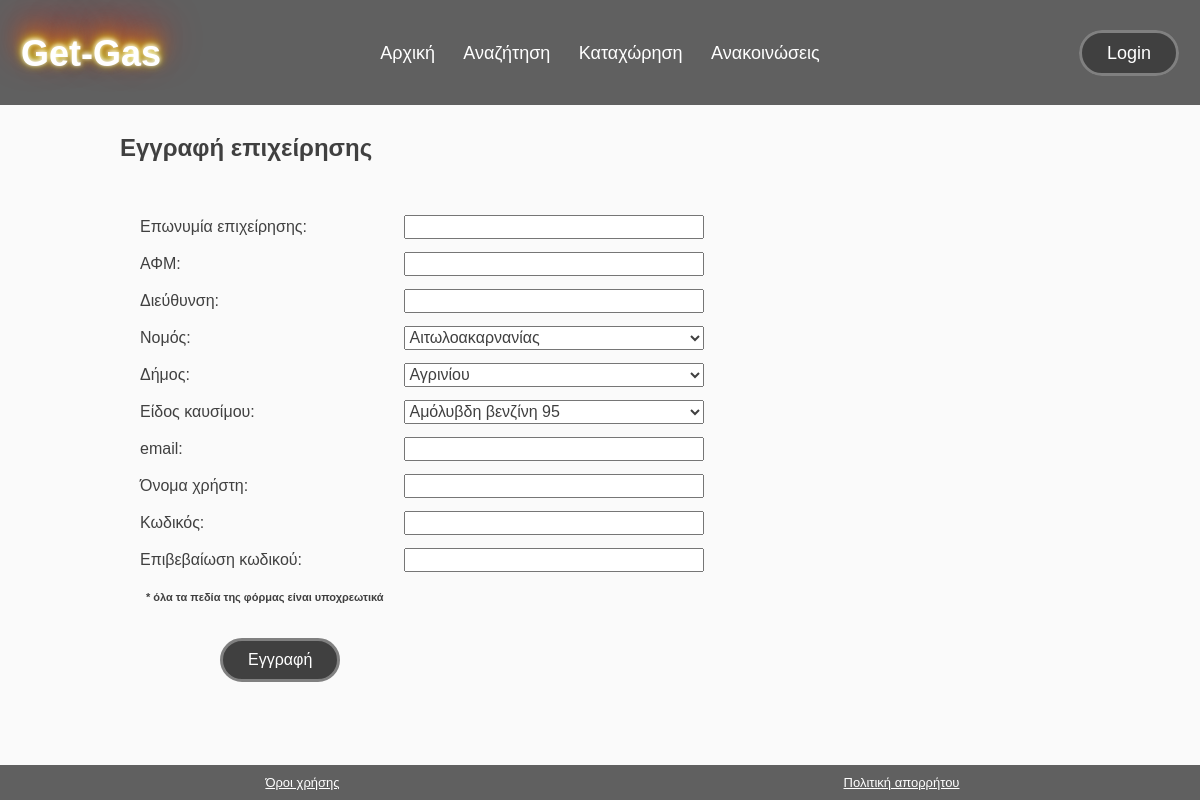
Screenshot of /register with the database file from the repository.
### tables this page shows
CREATE TABLE IF NOT EXISTS `menu` (
  `id_menu` int NOT NULL AUTO_INCREMENT,
  `title_menu` varchar(255) DEFAULT NULL,
  `controller_menu` varchar(255) DEFAULT NULL,
  `menu_access` int NOT NULL,
  PRIMARY KEY (`id_menu`)
);

### app/Core/App.php (called while the page is built, shortened)
<?php
    class App{
        private $method = 'index';
        public function __construct()
        {
            $url = $this->splitURL();
            $filename = "../app/Controllers/" . ucfirst($url[0]) . ".php";
            if (file_exists($filename)){
                unset($url[0]);
            }else {
                $this->controller = "_404";
                require "../app/Controllers/_404.php";
            }
            $controller = new $this->controller;
            call_user_func_array([$controller, $this->method], [$url]);
        }
        private function splitURL() {
            if (empty($_GET['url'])) {
                redirect('home');
            }else {
                $url = $_GET['url'];
                return (explode('/', filter_var(trim($url, "/"), FILTER_SANITIZE_URL)));
            }
        }
    }

### public/index.php (called while the page is built, shortened)
<?php
    $app = new App;

### app/Core/Database.php (called while the page is built, shortened)
<?php
    trait Database {
        private $pdo;
        private function connect() {
            if (!$this->pdo) {
                try {
                    $string = "mysql:host=" . DB_HOST . ";dbname=" . DB_NAME;
                    $this->pdo = new PDO($string, DB_USER, DB_PASS);
                    $this->pdo->setAttribute(PDO::ATTR_ERRMODE, PDO::ERRMODE_EXCEPTION);
                } catch (PDOException $e) {
                    throw new Exception("Database connection failed: " . $e->getMessage());
                }
            }
            return $this->pdo;
        }
        public function query($query, $query_data = []) {
            $start_time = microtime(true);
            $con = $this->connect();
            try {
                $stm = $con->prepare($query);
                $check = $stm->execute($query_data);
                $result = $stm->fetchAll(PDO::FETCH_OBJ);
                return $result;
            } catch (PDOException $e) {
                throw new Exception("Query execution failed: " . $e->getMessage());
            } finally {
                $end_time = microtime(true);
                $execution_time = ($end_time - $start_time) * 1000;
                $log_message = $query . " [" . number_format($execution_time, 2) . " ms]";
                error_log($log_message);
            }
        }
    }

### app/Core/Model.php (called while the page is built, shortened)
<?php
    trait Model{
        public function find_all_data_from_db() {
            $query = "SELECT * FROM $this->db_table ORDER BY $this->order_col $this->order_type limit $this->limit offset $this->offset";
            return $this->query($query);
        }
    }

### app/Core/functions.php (called while the page is built, shortened)
<?php
    function check_if_current_page($m) {
        $current_page = basename($_SERVER['REQUEST_URI']);
        return false;
    }

### app/Views/register.view.php (the view, shortened to what this page needs)
<section id="signup-form" class="last-section-before-footer">
    <div class="container">
        <h1>Εγγραφή επιχείρησης</h1>
        <form accept-charset="UTF-8" id="register_form" action="" autocomplete="on" method="POST">
            <div>
                <label for="name">Επωνυμία επιχείρησης:</label>
                <input type="text" name="eponimia_user" required />
            </div>
            <div>
                <label for="afm">ΑΦΜ:</label>
                <input type="number" name="afm_user" id="afm" required />
            </div>
            <div>
                <label for="address">Διεύθυνση:</label>
                <input type="text" name="address_user" required />
            </div>
            <div>
                <label for="signup-location-dropdown">Νομός:</label>
                <select name="nomos_user" class="signup-dropdown">
					<?php for ($i=0; $i<count($data['nomoi']); $i++) : ?>
						<option value="<?=$data['nomoi'][$i]->onomasia_nomou?>"><?=$data['nomoi'][$i]->onomasia_nomou?></option>
					<?php endfor;?>
                </select>
            </div>
            <div>
                <label for="signup-municipality-dropdown">Δήμος:</label>
                <select name="dimos_user" class="signup-dropdown">
					<?php for ($i=0; $i<count($data['dimos']); $i++) : ?>
						<option value="<?=$data['dimos'][$i]->id_kentrou?>"><?=$data['dimos'][$i]->name_dimos?></option>
					<?php endfor;?>
                </select>
            </div>
            <div>
                <label for="signup-fuel-type-dropdown">Είδος καυσίμου:</label>
                <select name="eidos_kausimou" class="signup-dropdown">
					<?php for ($i=0; $i<count($data['kausima']); $i++) : ?>
						<option value="<?=$data['kausima'][$i]->id_kausimou?>"><?=$data['kausima'][$i]->tipos_kausimou?></option>
					<?php endfor;?>
                </select>
            </div>
            <div>
                <label for="email">email:</label>
                <input type="email" name="email_user" required />
            </div>
            <div>
                <label for="username">Όνομα χρήστη:</label>
                <input type="text" name="username_user" required />
            </div>
            <div>
                <label for="password">Κωδικός:</label>
                <input type="password" id="password" name="password_user" required />
            </div>
            <div>
                <label for="confirm-password">Επιβεβαίωση κωδικού:</label>
                <input type="password" id="passwordconfirm" name="confirm-password" required />
            </div>
            <div>
                <p id="note">* όλα τα πεδία της φόρμας είναι υποχρεωτικά</p>
            </div>
            <button type="submit" value="Submit" class="button">Εγγραφή</button>
        </form>
    </div>
</section>

### app/Views/includes/header.php (shortened to what this page needs)
<!DOCTYPE html>
<html>
	<head>
		<link rel="stylesheet" type="text/css" href="<?=ROOT?>/assets/css/style.css">
	</head>
	<body>
		<header id="main-header">
			<table id="logo-nav-login">
				<tbody>
					<tr>
						<td>
							<h1 id="branding"><a href="<?=URL?>home">Get-Gas</a></h1>
						</td>
						<td>
							<nav>
								<ul>
									<?php
										for ($i=0; $i<count($data['menu-items']); $i++) {
											if (check_if_current_page($data['menu-items'][$i]->controller_menu)) : ?>
												<li class="current"><a href="<?=URL?><?=$data['menu-items'][$i]->controller_menu?>"><?=$data['menu-items'][$i]->title_menu?></a></li>
											<?php else :?>
												<li><a href="<?=URL?><?=$data['menu-items'][$i]->controller_menu?>"><?=$data['menu-items'][$i]->title_menu?></a></li>
											<?php endif;?>
										<?php
										}
									?>
								</ul>
							</nav>
						</td>
						<td>
							<?php if (!empty($_SESSION['user_data'])) : ?>
								<span id="login"><a class="button" href="<?=URL?>logout">Logout</a></span>
							<?php else :?>
								<span id="login"><a class="button" href="<?=URL?>login">Login</a></span>
							<?php endif ;?>
						</td>
					</tr>
				</tbody>
			</table>
		</header>

### public/assets/css/style.css (style rules this page uses)
body { background-color: #fafafa; color: #404040; font-family: Arial, Helvetica, sans-serif; font-size: 16px; line-height: 1.6em; margin: 0px; padding: 0px; }
.container { width: 80%; margin: auto; overflow: hidden; }
.button { text-decoration: none; color: white; background-color: #404040; padding: 10px 25px; border: 3px; border-color: gray; border-style: solid; border-radius: 30px; }
.last-section-before-footer { margin-bottom: 60px; }
#main-header { padding-top: 1em; padding-bottom: 0.8em; overflow: hidden; background-color: #606060; color: white; margin-bottom: 10px }
#logo-nav-login { width: 100%; text-align: center; border-collapse: collapse; }
#logo-nav-login tbody td:nth-child(1) { text-align: left; width: 20%; min-width: 164px; }
#logo-nav-login tbody td:nth-child(2) { text-align: center; width: 60%; }
#logo-nav-login tbody td:nth-child(3) { text-align: right; width: 20%; }
#branding { padding-left: 20px; font-size: 36px; text-shadow: 0 -1px 4px #ffffff, 0 -2px 10px #ffff00, 0 -10px 20px #ff8000, 0 -18px 40px #ff0000; }
#branding a { color: white; text-decoration: none; }
#main-header nav ul { margin: 0px; padding: 0px; }
#main-header li { display: inline; padding-left: 12px; padding-right: 12px; }
#main-header nav a { color: white; text-decoration: none; font-size: 18px; }
#main-header #login { padding-top: 0em; float: right; padding-right: 20px; font-size: 18px; }
input[type="number"] { --moz-appearance: textfield; }
#signup-form form label { display: inline-block; width: 240px; margin: 8px 0px 0px 20px; box-sizing: border-box; }
#signup-form form input { width: 300px; font-size: 16px; color: #404040; margin: 0px 0px 4px 20px; box-sizing: border-box; }
.signup-dropdown { width: 300px; font-size: 16px; color: #404040; margin: 0px 0px 4px 20px; padding: 1px 0px 2px 0px; box-sizing: border-box; }
#signup-form #note { width: 300px; font-size: 11px; font-weight: bold; line-height: 0em; padding: 10px 0px 0px 26px; }
#signup-form button { font-size: 16px; margin: 30px 0px 8px 100px; box-sizing: border-box; }

### rows the page displays
menu: title_menu "Αρχική"
menu: title_menu "Αναζήτηση"
menu: title_menu "Καταχώρηση"
menu: title_menu "Ανακοινώσεις"

### other values shown
form field nomos_user "Αιτωλοακαρνανίας"
form field dimos_user "Αγρινίου"
form field eidos_kausimou "Αμόλυβδη βενζίνη 95"
